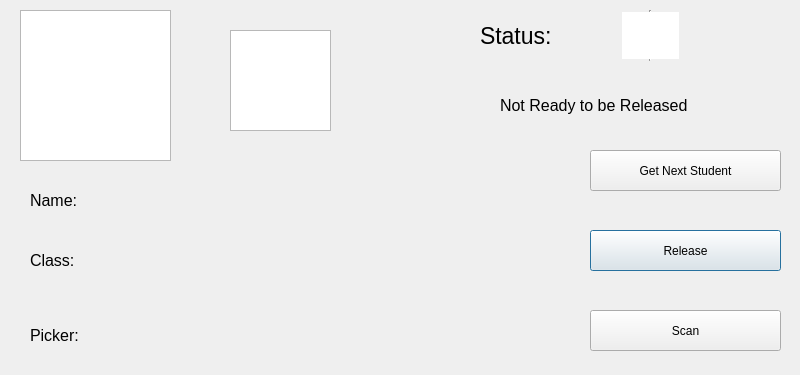
<?xml version="1.0" encoding="UTF-8"?>
<ui version="4.0">
 <class>Verification</class>
 <widget class="QDialog" name="Verification">
  <property name="geometry">
   <rect>
    <x>0</x>
    <y>0</y>
    <width>800</width>
    <height>375</height>
   </rect>
  </property>
  <property name="windowTitle">
   <string>Dialog</string>
  </property>
  <widget class="QGraphicsView" name="imageViewer">
   <property name="geometry">
    <rect>
     <x>20</x>
     <y>10</y>
     <width>151</width>
     <height>151</height>
    </rect>
   </property>
  </widget>
  <widget class="QLabel" name="statusLabel">
   <property name="geometry">
    <rect>
     <x>480</x>
     <y>20</y>
     <width>150</width>
     <height>31</height>
    </rect>
   </property>
   <property name="font">
    <font>
     <pointsize>17</pointsize>
    </font>
   </property>
   <property name="text">
    <string>Status: </string>
   </property>
  </widget>
  <widget class="QLabel" name="statusMessage">
   <property name="geometry">
    <rect>
     <x>500</x>
     <y>90</y>
     <width>231</width>
     <height>31</height>
    </rect>
   </property>
   <property name="font">
    <font>
     <pointsize>12</pointsize>
    </font>
   </property>
   <property name="text">
    <string>Not Ready to be Released</string>
   </property>
  </widget>
  <widget class="QGraphicsView" name="lightStatus">
   <property name="geometry">
    <rect>
     <x>620</x>
     <y>10</y>
     <width>61</width>
     <height>51</height>
    </rect>
   </property>
   <property name="frameShape">
    <enum>QFrame::VLine</enum>
   </property>
  </widget>
  <widget class="QPushButton" name="releaseButton">
   <property name="geometry">
    <rect>
     <x>590</x>
     <y>230</y>
     <width>191</width>
     <height>41</height>
    </rect>
   </property>
   <property name="text">
    <string>Release</string>
   </property>
  </widget>
  <widget class="QPushButton" name="nextButton">
   <property name="geometry">
    <rect>
     <x>590</x>
     <y>150</y>
     <width>191</width>
     <height>41</height>
    </rect>
   </property>
   <property name="text">
    <string>Get Next Student</string>
   </property>
  </widget>
  <widget class="QPushButton" name="cancelButton">
   <property name="geometry">
    <rect>
     <x>590</x>
     <y>310</y>
     <width>191</width>
     <height>41</height>
    </rect>
   </property>
   <property name="text">
    <string>Scan</string>
   </property>
  </widget>
  <widget class="QGraphicsView" name="qrCode">
   <property name="geometry">
    <rect>
     <x>230</x>
     <y>30</y>
     <width>101</width>
     <height>101</height>
    </rect>
   </property>
  </widget>
  <widget class="QLabel" name="nameLabel">
   <property name="geometry">
    <rect>
     <x>30</x>
     <y>190</y>
     <width>70</width>
     <height>21</height>
    </rect>
   </property>
   <property name="font">
    <font>
     <pointsize>12</pointsize>
    </font>
   </property>
   <property name="text">
    <string>Name: </string>
   </property>
  </widget>
  <widget class="QLabel" name="classLabel">
   <property name="geometry">
    <rect>
     <x>30</x>
     <y>250</y>
     <width>100</width>
     <height>21</height>
    </rect>
   </property>
   <property name="font">
    <font>
     <pointsize>12</pointsize>
    </font>
   </property>
   <property name="text">
    <string>Class:</string>
   </property>
  </widget>
  <widget class="QLabel" name="pickerLabel">
   <property name="geometry">
    <rect>
     <x>30</x>
     <y>320</y>
     <width>100</width>
     <height>30</height>
    </rect>
   </property>
   <property name="font">
    <font>
     <pointsize>12</pointsize>
    </font>
   </property>
   <property name="text">
    <string>Picker:</string>
   </property>
  </widget>
  <widget class="QLabel" name="nameMessage">
   <property name="geometry">
    <rect>
     <x>100</x>
     <y>185</y>
     <width>200</width>
     <height>31</height>
    </rect>
   </property>
   <property name="font">
    <font>
     <pointsize>13</pointsize>
    </font>
   </property>
   <property name="text">
    <string/>
   </property>
  </widget>
  <widget class="QLabel" name="classMessage">
   <property name="geometry">
    <rect>
     <x>100</x>
     <y>230</y>
     <width>200</width>
     <height>59</height>
    </rect>
   </property>
   <property name="font">
    <font>
     <pointsize>13</pointsize>
    </font>
   </property>
   <property name="text">
    <string/>
   </property>
  </widget>
  <widget class="QLabel" name="pickerMessage">
   <property name="geometry">
    <rect>
     <x>100</x>
     <y>325</y>
     <width>200</width>
     <height>21</height>
    </rect>
   </property>
   <property name="font">
    <font>
     <pointsize>13</pointsize>
    </font>
   </property>
   <property name="text">
    <string/>
   </property>
  </widget>
 </widget>
 <resources/>
 <connections/>
</ui>
